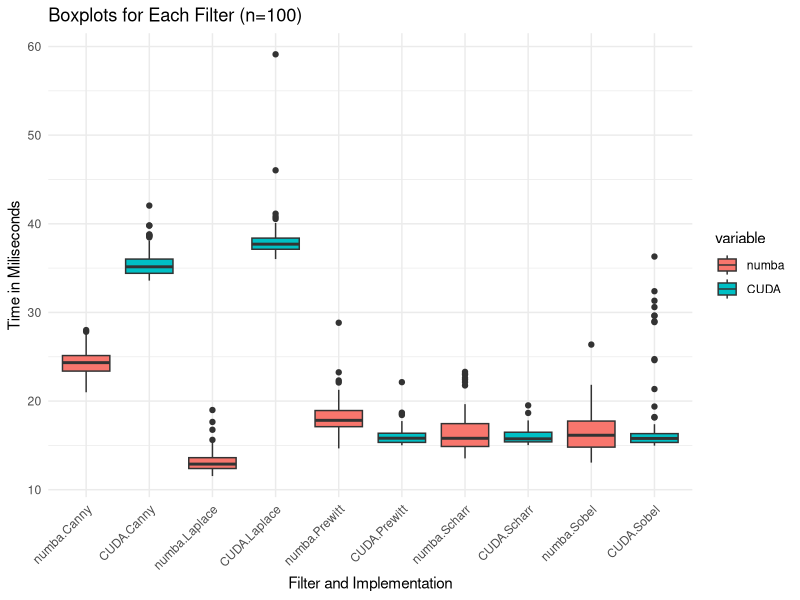
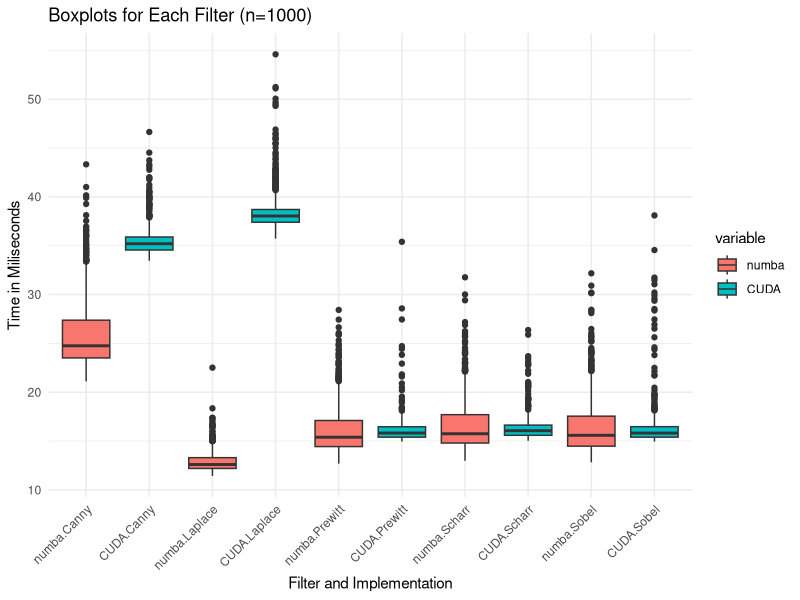
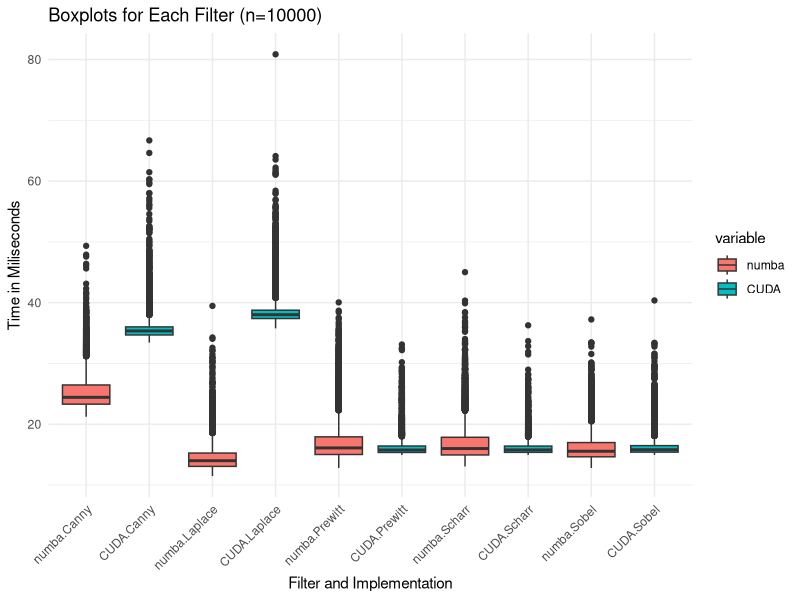

Write R code to recreate these figures, in order. (Note: this script raises an error after producing the figures.)
## ---- chunk 1
# Load necessary libraries
library(ggplot2)
library(readr)
library(tidyr)
library(dplyr)
library(readxl)
library(reshape2)

n100 <- read_excel("n100.xlsx")
#View(n100)
colnames(n100) <- c("filter", "numba", "CUDA")

# Load necessary libraries
library(ggplot2)
capitalize_and_replace <- function(name) {
  # Capitalize the name
  name <- tolower(name) 
  name <- sub("^(.)", "\\U\\1", name, perl=TRUE)  
  name <- gsub("sharr", "Scharr", name, ignore.case=TRUE)
  return(name)
  }
# Apply the function to the Filter column
n100$filter <- sapply(n100$filter, capitalize_and_replace)
# Assuming n100 is your dataframe and it has columns Filter, numba, CUDA
filters <- unique(n100$filter)


# data frame to store t-test results
t_test_results <- data.frame()

# Data frame 4 all boxplot data
all_boxplot_data <- data.frame()

for(current_filter in filters){
  # Subset the data for the current filter
  subset_n100 <- n100 %>% filter(filter == current_filter)
  
  # Perform a two-sample t-test
  t_test_result <- t.test(subset_n100$numba, subset_n100$CUDA)
  
  # Store t-test results
  t_test_results <- rbind(t_test_results, broom::tidy(t_test_result) %>% mutate(Filter = current_filter))
  
  # Prepare data for box plots
  boxplot_data <- melt(subset_n100[,c("numba", "CUDA")], id.vars = NULL) %>% mutate(Filter = current_filter)
  all_boxplot_data <- rbind(all_boxplot_data, boxplot_data)
}

# Plotting all boxplots together
p <- ggplot(all_boxplot_data, aes(x = interaction(variable, Filter), y = value, fill = variable)) +
  geom_boxplot() +
  labs(title = "Boxplots for Each Filter (n=100)",
       x = "Filter and Implementation",
       y = "Time in Miliseconds") +
  theme_minimal() +
  theme(axis.text.x = element_text(angle = 45, hjust = 1))  # Rotate x labels for better visibility

# combined box plot
print(p)

# t-test results data frame
print(t_test_results)

#End n100

#############

#Start n1000


n1000 <- read_excel("n1000.xlsx")
#View(n100)
colnames(n1000) <- c("filter", "numba", "CUDA")
n1000$filter <- sapply(n1000$filter, capitalize_and_replace)
# Load necessary libraries
library(ggplot2)
library(dplyr)
library(reshape2)
library(broom)  # For tidy t-test results


filters <- unique(n1000$filter)

# data frame to store t-test results
t_test_results <- data.frame()

# Data frame 4 all boxplot data
all_boxplot_data <- data.frame()

for(current_filter in filters){
  # Subset the data for the current filter
  subset_n1000 <- n1000 %>% filter(filter == current_filter)
  
  # Perform a two-sample t-test
  t_test_result <- t.test(subset_n1000$numba, subset_n1000$CUDA)
  
  # Store t-test results
  t_test_results <- rbind(t_test_results, broom::tidy(t_test_result) %>% mutate(Filter = current_filter))
  
  # Prepare data for box plots
  boxplot_data <- melt(subset_n1000[,c("numba", "CUDA")], id.vars = NULL) %>% mutate(Filter = current_filter)
  all_boxplot_data <- rbind(all_boxplot_data, boxplot_data)
}

# Plotting all boxplots together
p <- ggplot(all_boxplot_data, aes(x = interaction(variable, Filter), y = value, fill = variable)) +
  geom_boxplot() +
  labs(title = "Boxplots for Each Filter (n=1000)",
       x = "Filter and Implementation",
       y = "Time in Miliseconds") +
  theme_minimal() +
  theme(axis.text.x = element_text(angle = 45, hjust = 1))  # Rotate x labels for better visibility

# combined box plot
print(p)

# t-test results data frame
print(t_test_results)

#End n1000
#################################################
#Start 10000

n10000 <- read_excel("n10000.xlsx")
#View(n100)

colnames(n10000) <- c("filter", "numba", "CUDA")
n10000$filter <- sapply(n10000$filter, capitalize_and_replace)

library(ggplot2)
library(dplyr)
library(reshape2)
library(broom)  # For tidy t-test results


filters <- unique(n1000$filter)

# data frame to store t-test results
t_test_results <- data.frame()

# Data frame 4 all boxplot data
all_boxplot_data <- data.frame()

for(current_filter in filters){
  # Subset the data for the current filter
  subset_n10000 <- n10000 %>% filter(filter == current_filter)
  
  # Perform a two-sample t-test
  t_test_result <- t.test(subset_n10000$numba, subset_n10000$CUDA)
  
  # Store t-test results
  t_test_results <- rbind(t_test_results, broom::tidy(t_test_result) %>% mutate(Filter = current_filter))
  
  # Prepare data for box plots
  boxplot_data <- melt(subset_n10000[,c("numba", "CUDA")], id.vars = NULL) %>% mutate(Filter = current_filter)
  all_boxplot_data <- rbind(all_boxplot_data, boxplot_data)
}

# Plotting all boxplots together
p <- ggplot(all_boxplot_data, aes(x = interaction(variable, Filter), y = value, fill = variable)) +
  geom_boxplot() +
  labs(title = "Boxplots for Each Filter (n=10000)",
       x = "Filter and Implementation",
       y = "Time in Miliseconds") +
  theme_minimal() +
  theme(axis.text.x = element_text(angle = 45, hjust = 1))  # Rotate x labels for better visibility

# combined box plot
print(p)

# t-test results data frame
print(t_test_results)

#End n10000

##################################


# List of data frames
data_frames <- list(n100 = n100, n1000 = n1000, n10000 = n10000)

# Loop over each data frame
for(name in names(data_frames)){
  # Get the current data frame
  df <- data_frames[[name]]
  
  # Get the unique filters in the current data frame
  filters <- unique(df$filter)
  
  # Loop over each filter
  for(filter in filters){
    # Subset the data for the current filter
    subset_df <- subset(df, filter == filter)
    
    # Perform a two-sample t-test
    t_test_result <- t.test(subset_df$numba, subset_df$CUDA)
    
    # Store the t-test result
    result <- data.frame(
      "Dataset" = name,
      "filter" = filter,
      "t_value" = t_test_result$statistic,
      "p_value" = t_test_result$p.value
    )
    
    # Append the result to the results data frame
    results <- rbind(results, result)
    
    # Print the results data frame
   # print(results)
  }
}


# Initialize an empty data frame to store results
results <- data.frame()

# List of data frames
data_frames <- list(n100 = n100, n1000 = n1000, n10000 = n10000)

# Loop over each data frame
for(name in names(data_frames)){
  # Get the current data frame
  df <- data_frames[[name]]
  
  # Get the unique filters in the current data frame
  filters <- unique(df$filter)
  
  # Loop over each filter
  for(filter in filters){
    # Subset the data for the current filter
    subset_df <- subset(df, filter == filter)
    
    # Perform a two-sample t-test
    t_test_result <- t.test(subset_df$numba, subset_df$CUDA)
    
    # Store the t-test result
    result <- data.frame(
      "Dataset" = name,
      "filter" = filter,
      "t_value" = t_test_result$statistic,
      "p_value" = t_test_result$p.value
    )
    
    # Append the result to the results data frame
    results <- rbind(results, result)
  }
}


n100$n <- rep(100, nrow(n100))
n1000$n <- rep(1000, nrow(n1000))
n10000$n <- rep(10000, nrow(n10000))
joined = rbind(n100, n1000, n10000)

library(tidyr)

# Reshape the data
joined_long <- gather(joined, implementation, value, numba:CUDA)
temp = joined_long
# Print the reshaped data
print(joined_long)

library(ggplot2)

# Predefined list of filters
filters <- c('sobel', 'prewitt', 'sharr', 'laplace', 'canny')



joined_long <- joined_long %>%
  group_by(filter, n, implementation) %>%
  summarise(mean_value = mean(value, na.rm = TRUE))

# Define line types and colors for each filter and implementation
line_types <- c("CUDA" = "dotted", "numba" = "solid")
colors <- c("sobel" = "red", "prewitt" = "blue", "sharr" = "green", "laplace" = "purple", "canny" = "orange")


# Create the plot
ggplot(joined_long, aes(x = as.factor(n), y = mean_value, color = filter, linetype = implementation, group = interaction(filter, implementation))) +
  geom_line(size = 1.5) +  # Increase line thickness
  geom_point() +
  scale_color_manual(values = colors) +
  scale_linetype_manual(values = line_types) +
  labs(x = "n", y = "Mean Value", color = "Filter", linetype = "Implementation") +
  theme_minimal() +
  ggtitle("Mean Values of Each Filter Given n")





# Calculate the variance for each group
joined_long <- temp %>%
  group_by(filter, n, implementation) %>%
  summarise(variance = var(value, na.rm = TRUE))

# Perform ANOVA for each filter
for(filter in unique(joined_long$filter)) {
  print(paste("ANOVA for filter:", filter))
  
  # Subset the data for the current filter
  data_subset <- subset(joined_long, filter == filter)
  
  # Perform ANOVA
  result <- aov(variance ~ implementation + as.factor(n), data = data_subset)
  
  # Print the summary of the ANOVA result
  print(summary(result))
}

